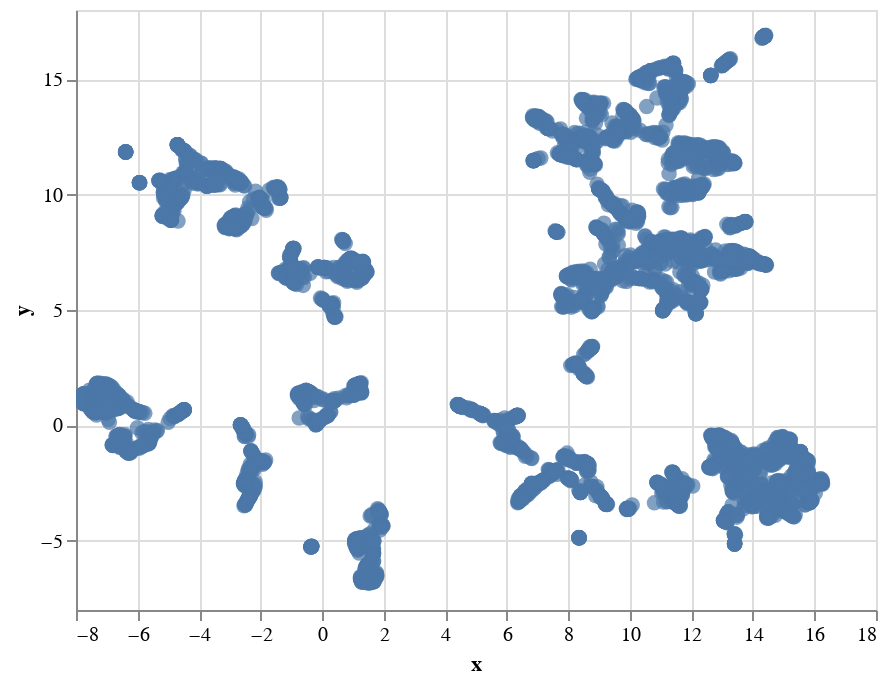

This figure's notebook cell:
### Code cell
# Construct a new DataFrame from the embeddings and merge with 'country' columns from the original data
vis_data = pd.DataFrame({
    'x': embeddings[:, 0],         # Assuming embeddings is a 2D array or similar structure
    'y': embeddings[:, 1],
    'country': data_sampled['country']
})

# Create an interactive scatter plot using Altair
chart = alt.Chart(vis_data).mark_circle(size=60).encode(
    x='x',
    y='y',
    tooltip=['country']
).interactive()

chart

### Figure 1 — Vega-Lite specification as saved in the notebook (floating-point values rounded to 4 significant figures; data arrays with more than 128 entries replaced by an {"elided": "..."} marker saying what was removed)
{"config": {"view": {"continuousWidth": 400, "continuousHeight": 300}}, "data": {"name": "data-f59bbc761d6f9bb4995298880f226a8e"}, "mark": {"type": "circle", "size": 60}, "encoding": {"tooltip": [{"field": "country", "type": "nominal"}], "x": {"field": "x", "type": "quantitative"}, "y": {"field": "y", "type": "quantitative"}}, "selection": {"selector002": {"type": "interval", "bind": "scales", "encodings": ["x", "y"]}}, "$schema": "https://vega.github.io/schema/vega-lite/v4.17.0.json", "datasets": {"data-f59bbc761d6f9bb4995298880f226a8e": {"elided": "5000 records"}}}
